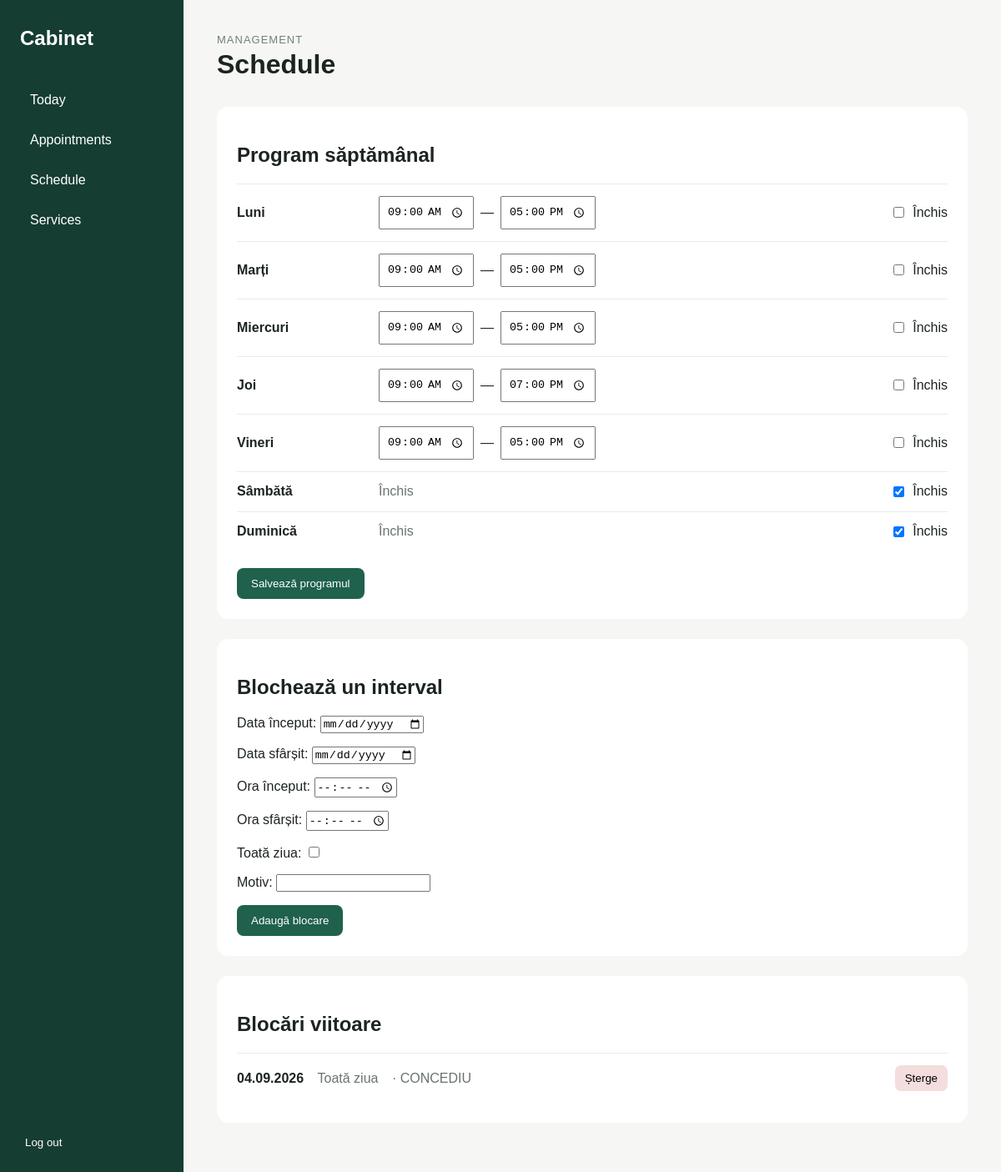
Screenshot of /management/schedule/ (signed in) with the database file from the repository.
### bookings/models.py (models this page shows, shortened)
class WorkingHours(models.Model):
    class Weekday(models.IntegerChoices):
        MONDAY = 0, "Luni"
        TUESDAY = 1, "Marți"
        WEDNESDAY = 2, "Miercuri"
        THURSDAY = 3, "Joi"
        FRIDAY = 4, "Vineri"
        SATURDAY = 5, "Sâmbătă"
        SUNDAY = 6, "Duminică"
    weekday = models.IntegerField(choices=Weekday.choices, unique=True)
    opening_time = models.TimeField(default="09:00")
    closing_time = models.TimeField(default="17:00")
    is_closed = models.BooleanField(default=False)
    class Meta:
        ordering = ["weekday"]

class ScheduleBlock(models.Model):
    date = models.DateField()
    end_date = models.DateField(null=True, blank=True)
    start_time = models.TimeField(null=True, blank=True)
    end_time = models.TimeField(null=True, blank=True)
    all_day = models.BooleanField(default=False)
    reason = models.CharField(max_length=150, blank=True)
    class Meta:
        ordering = ["date", "start_time"]

### dashboard/views.py (the view, shortened to what this page needs)
# urls.py: path("schedule/", views.schedule, name="dashboard_schedule"),
@staff_member_required(login_url="dashboard_login")
def schedule(request):
    for weekday, _ in WorkingHours.Weekday.choices:
        WorkingHours.objects.get_or_create(
            weekday=weekday,
            defaults={
                "opening_time": time(9, 0),
                "closing_time": time(17, 0),
                "is_closed": weekday >= 5,
            },
        )
    HoursFormSet = modelformset_factory(
        WorkingHours,
        form=WorkingHoursForm,
        extra=0,
    )
    hours_formset = HoursFormSet(
        request.POST or None,
        queryset=WorkingHours.objects.all(),
        prefix="hours",
    )
    block_form = ScheduleBlockForm(
        request.POST or None,
        prefix="block",
    )
    blocks = ScheduleBlock.objects.filter(
        date__gte=timezone.localdate()
    ).order_by("date", "start_time")
    return render(request, "dashboard/schedule.html", {
        "hours_formset": hours_formset,
        "block_form": block_form,
        "blocks": blocks,
    })

### dashboard/forms.py (shortened to what this page needs)
class ScheduleBlockForm(forms.ModelForm):
    class Meta:
        model = ScheduleBlock
        fields = ["date", "end_date", "start_time", "end_time", "all_day", "reason"]
        labels = {
            "date": "Data început",
            "end_date": "Data sfârșit",
            "start_time": "Ora început",
            "end_time": "Ora sfârșit",
            "all_day": "Toată ziua",
            "reason": "Motiv",
        }
        widgets = {
            "date": forms.DateInput(attrs={"type": "date"}),
            "end_date": forms.DateInput(attrs={"type": "date"}),
            "start_time": forms.TimeInput(attrs={"type": "time"}),
            "end_time": forms.TimeInput(attrs={"type": "time"}),
        }

### templates/dashboard/schedule.html (shortened to what this page needs)
{% extends "dashboard/base.html" %}
{% block content %}
<header class="dashboard-header">
    <div>
        <p class="eyebrow">Management</p>
        <h1>Schedule</h1>
    </div>
</header>
<section class="agenda-section">
    <h2>Program săptămânal</h2>
    <form method="post">
        <div class="schedule-days">
            {% for form in hours_formset %}
                <div class="schedule-day {% if form.is_closed.value %}is-closed{% endif %}">
                    <strong>{{ form.instance.get_weekday_display }}</strong>
                    <div class="schedule-main">
                        <div class="schedule-times">
                            {{ form.opening_time }}
                            <span>—</span>
                            {{ form.closing_time }}
                        </div>
                        <span class="closed-text">Închis</span>
                    </div>
                    <label class="closed-toggle">
                        {{ form.is_closed }}
                        Închis
                    </label>
                </div>
            {% endfor %}
        </div>
        <button type="submit" name="save_hours" class="primary-button">
            Salvează programul
        </button>
    </form>
</section>
<section class="agenda-section">
    <h2>Blochează un interval</h2>
    <form method="post">
        {{ block_form.as_p }}
        <button type="submit" name="add_block" class="primary-button">
            Adaugă blocare
        </button>
    </form>
</section>
<section class="agenda-section">
    <h2>Blocări viitoare</h2>
    {% for block in blocks %}
        <div class="schedule-block-row">
            <div>
                <strong>
                    {{ block.date|date:"d.m.Y" }}
                </strong>
                {% if block.all_day %}
                    <span>Toată ziua</span>
                {% else %}
                    <span>
                        {{ block.start_time|time:"H:i" }} –
                        {{ block.end_time|time:"H:i" }}
                    </span>
                {% endif %}
                {% if block.reason %}
                    <span>· {{ block.reason }}</span>
                {% endif %}
            </div>
            <form method="post" action="{% url 'delete_schedule_block' block.id %}">
                <button type="submit" class="reject-button">
                    Șterge
                </button>
            </form>
        </div>
    {% empty %}
        <p>Nu există intervale blocate.</p>
    {% endfor %}
</section>
{% endblock %}

### static/css/dashboard.css (style rules this page uses)
* { box-sizing: border-box; }
body { margin: 0; font-family: Arial, sans-serif; background: #f6f7f5; color: #1c2420; }
.dashboard-header, .agenda-header, .section-heading { display: flex; justify-content: space-between; align-items: center; }
.dashboard-header { margin-bottom: 32px; }
.dashboard-header h1, .agenda-header h2 { margin: 4px 0 0; }
.eyebrow { margin: 0; color: #718078; font-size: 13px; text-transform: uppercase; letter-spacing: 1px; }
.primary-button { display: inline-block; background: #1f614d; color: white; border: 0; border-radius: 8px; padding: 11px 17px; text-decoration: none; cursor: pointer; }
.pending-section, .agenda-section, .form-card { background: white; border-radius: 14px; padding: 24px; margin-bottom: 24px; }
.confirm-button, .reject-button { border: 0; border-radius: 7px; padding: 8px 12px; cursor: pointer; }
.reject-button { background: #f4dddd; }
.schedule-days { margin: 20px 0; }
.schedule-day { display: grid; grid-template-columns: 150px 1fr 100px; align-items: center; gap: 20px; padding: 14px 0; border-top: 1px solid #e8ebe9; }
.schedule-day input[type="time"] { padding: 8px; }
.schedule-block-row { display: flex; justify-content: space-between; align-items: center; padding: 14px 0; border-top: 1px solid #e8ebe9; }
.schedule-block-row span { margin-left: 12px; color: #69736e; }
.closed-text { display: none; color: #69736e; }
.schedule-day { display: grid; grid-template-columns: 150px 1fr 110px; align-items: center; gap: 20px; padding: 14px 0; border-top: 1px solid #e8ebe9; }
.schedule-main { display: flex; align-items: center; }
.schedule-times { display: flex; align-items: center; gap: 8px; }
.schedule-day.is-closed .closed-text { display: inline; }
.closed-toggle { display: flex; align-items: center; gap: 7px; justify-self: end; }

### rows the page displays
WorkingHours: instance.weekday "Luni"
WorkingHours: instance.weekday "Marți"
WorkingHours: instance.weekday "Miercuri"
WorkingHours: instance.weekday "Joi"
WorkingHours: instance.weekday "Vineri"
WorkingHours: instance.weekday "Sâmbătă"
WorkingHours: instance.weekday "Duminică"
ScheduleBlock: date "04.09.2026", all_day "Toată ziua", reason "CONCEDIU"
